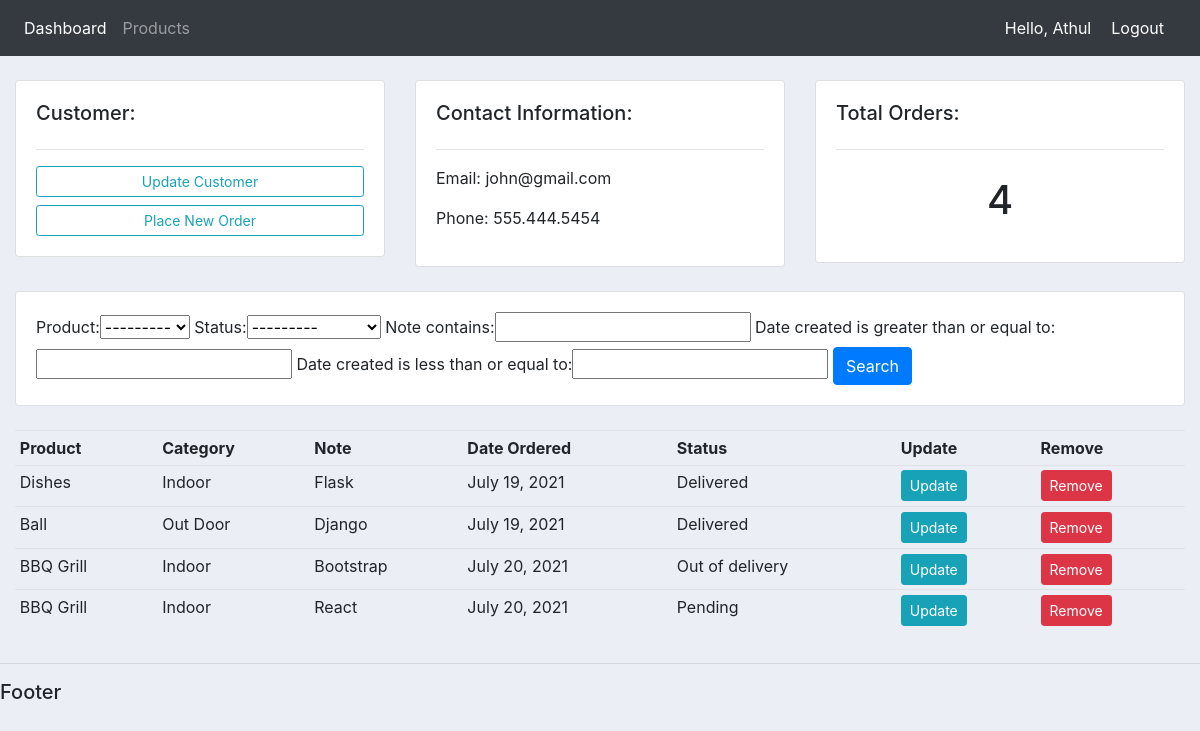
Screenshot of /customers/2 (signed in) with the database file from the repository.
### accounts/models.py (models this page shows, shortened)
class Customer(models.Model):
    user         = models.OneToOneField(User,null=True,blank=True, on_delete=models.CASCADE)
    name         = models.CharField(max_length=200,null=True)
    phone        = models.CharField(max_length=200,null=True)
    email        = models.CharField(max_length=200,null=True)
    profile_pic  = models.ImageField(default='profile-pic1.jpg', null=True, blank=True)
    date_created = models.DateField(auto_now_add=True,null=True)

class Order(models.Model):
    STATUS       = (
                    ('Pending','Pending'),
                    ('Out of delivery','Out of delivery'),
                    ('Delivered','Delivered')
                    )
    product      = models.ForeignKey(Product,null=True,on_delete=models.SET_NULL)
    customer     = models.ForeignKey(Customer, null=True,on_delete=models.SET_NULL)
    status       = models.CharField(max_length=200,null=True,choices=STATUS)
    date_created = models.DateField(auto_now_add=True,null=True)
    note         = models.CharField(max_length=1000,null=True)

class Product(models.Model):
    CATEGORY     = (
                    ('Indoor','Indoor'),
                    ('Out Door','Out Door'),
                    )
    name         = models.CharField(max_length=200,null=True)
    price        = models.FloatField(max_length=200,null=True)
    category     = models.CharField(max_length=200,null=True,choices=CATEGORY)
    description  = models.CharField(max_length=200,null=True,blank=True)
    date_created = models.DateField(auto_now_add=True,null=True)
    tags         = models.ManyToManyField(Tag)
    def __str__(self):
        return self.name

### accounts/decorators.py (the view)
        def wrapper_func(request, *args, **kwargs):
            group = None
            if request.user.groups.exists():
                group = request.user.groups.all()[0].name
            if group in allowed_roles:
                return view_func(request, *args, **kwargs)
            else:
                return HttpResponse("You are not authorized to view this page")

### accounts/views.py (called while the page is built)
@login_required(login_url='login')
@allowed_user(allowed_roles=['admin'])
def customers(request,pk):
    customer    = Customer.objects.get(id=pk)
    orders      = customer.order_set.all()
    order_count = orders.count()
    myFilter    = OrderFilter(request.GET,queryset=orders)
    orders      = myFilter.qs
    context     = {
                    'customer'     : customer,
                    'orders'       : orders,
                    'order_count'  : order_count,
                    'myFilter'     : myFilter,
                }
    return render(request,'accounts/customers.html', context)

### accounts/templates/accounts/customers.html
{% extends 'accounts/main.html' %}
{% block content %}
    <br>
    <div class="row">
        <div class="col-md">
            <div class="card card-body">
                <h5>Customer:</h5>
                <hr>
                <a class="btn btn-outline-info btn-sm btn-block" href="">Update Customer</a>
                <a class="btn btn-outline-info btn-sm btn-block" href="{% url 'create_order' customer.id %}">Place New Order</a>
            </div>
        </div>
        <div class="col-md">
            <div class="card card-body">
                <h5>Contact Information:</h5>
                <hr>
                <p>Email: {{customer.email}}</p>
                <p>Phone: {{customer.phone}}</p>
            </div>
        </div>
        <div class="col-md">
            <div class="card card-body">
                <h5>Total Orders:</h5>
                <hr>
                <h1 style="text-align: center; padding: 10px;">{{order_count}}</h1>
            </div>
        </div>
    </div>
    <br>
    <div class="row">
        <div class="col">
            <div class="card card-body">
                <form method="get">
                    {{myFilter.form}}
                    <button class="btn btn-primary">Search</button>
                </form>
            </div>
        </div>
    </div>
    <br>
    <div class="row">
        <div class="col-md">
            <table class="table table-sm">
                <tr>
                    <th>Product</th>
                    <th>Category</th>
                    <th>Note</th>
                    <th>Date Ordered</th>
                    <th>Status</th>
                    <th>Update</th>
                    <th>Remove</th>
                </tr>
                {% for order in orders %}
                    <tr>
                        <td>{{order.product}}</td>
                        <td>{{order.product.category}}</td>
                        <td>{{order.note}}</td>
                        <td>{{order.date_created}}</td>
                        <td>{{order.status}}</td>
                        <td><a  class="btn btn-sm btn-info" href="{% url 'update_order' order.id %}">Update</a></td>
                        <td><a  class="btn btn-sm btn-danger" href="{% url 'delete_order' order.id %}">Remove</a></td>
                    </tr>
                {% endfor %}
            </table>
        </div>
    </div>
{% endblock %}

### accounts/templates/accounts/navbar.html (shortened to what this page needs)
{% load static %}
<nav class="navbar navbar-expand-lg navbar-dark bg-dark">
    <div class="collapse navbar-collapse" id="navbarNav">
        <ul class="navbar-nav">
            {% if request.user.is_staff %}
            <li class="nav-item active">
                <a class="nav-link" href="{% url 'home' %}">Dashboard</a>
            </li>
            <li class="nav-item">
                <a class="nav-link" href="{% url 'products' %}">Products</a>
            </li>
            {% else %}
            <li class="nav-item">
                <a class="nav-link" href="{% url 'account' %}">Settings</a>
            </li>
            {% endif %}
        </ul>
    </div>
    <span class="hello-msg">Hello, {{request.user | title}}</span>
    <span><a class="hello-msg" href="{% url 'logout' %}">Logout</a></span>
</nav>

### static/css/main.css (style rules this page uses)
body { background-color: #ebeff5; }

### accounts/templates/accounts/navbar.html (style rules this page uses)
.hello-msg { font: size 18px; color:#fff; margin-right: 20px; }

### rows the page displays
Customer: email "john@gmail.com", phone "555.444.5454"
Order: product "Dishes", product.category "Indoor", note "Flask", date_created "July 19, 2021", status "Delivered"
Order: product "Ball", product.category "Out Door", note "Django", date_created "July 19, 2021", status "Delivered"
Order: product "BBQ Grill", product.category "Indoor", note "Bootstrap", date_created "July 20, 2021", status "Out of delivery"
Order: product "BBQ Grill", product.category "Indoor", note "React", date_created "July 20, 2021", status "Pending"

### other values shown
{{ request.user | title }} "Athul"
{{ order_count }} "4"
